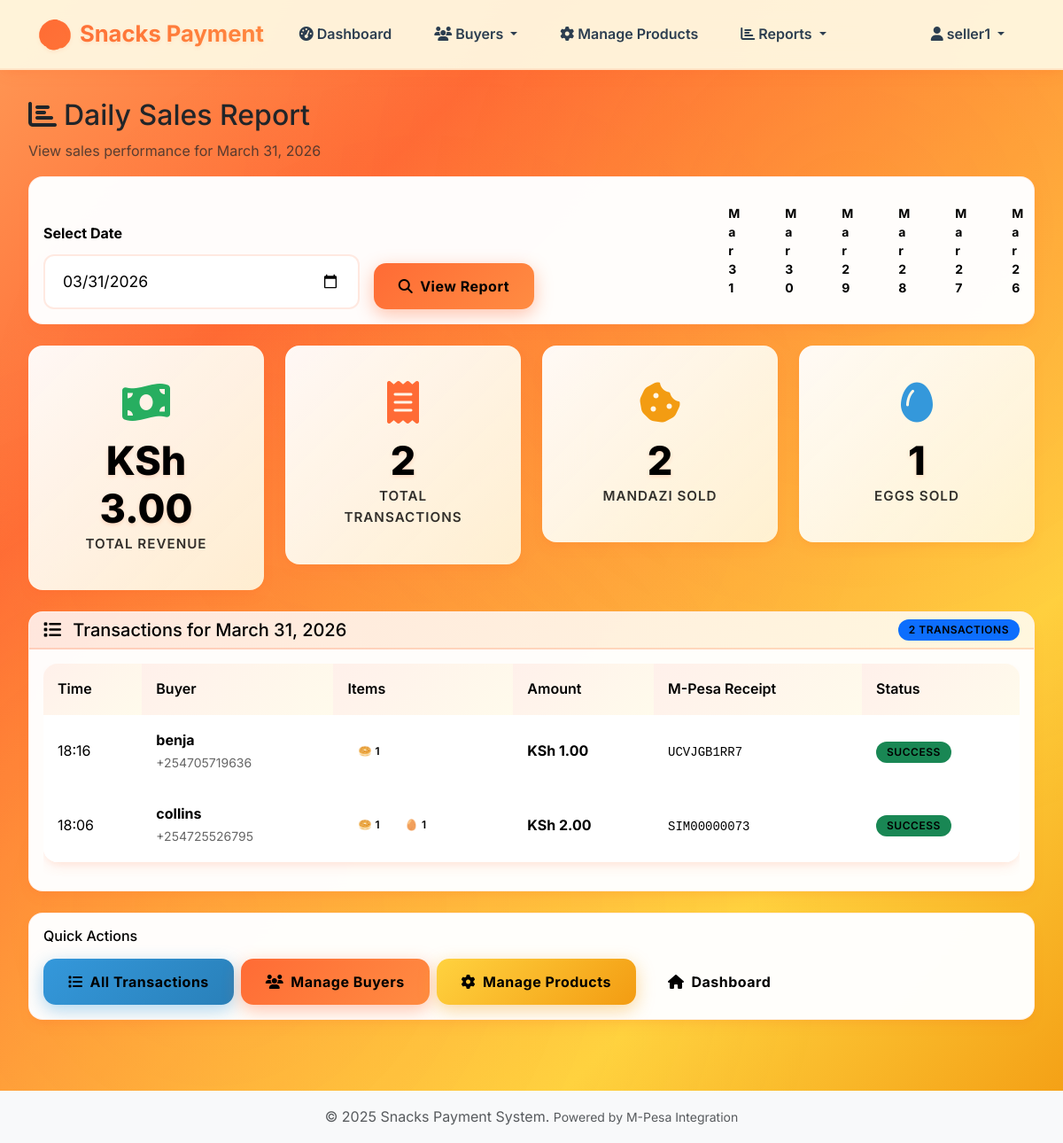
The app's page /reports/daily-sales/ (signed in) with its own data.
### apps/accounts/models.py (models this page shows, shortened)
class User(AbstractUser):
    ROLE_CHOICES = [
        ('SELLER', 'Seller'),
        ('BUYER', 'Buyer'),
    ]
    phone_number = models.CharField(max_length=15, unique=True)
    role = models.CharField(max_length=10, choices=ROLE_CHOICES, default='BUYER')
    created_by = models.ForeignKey(
        'self',
        on_delete=models.CASCADE,
        null=True,
        blank=True,
        related_name='created_buyers'
    )
    objects = UserManager()
    def is_seller(self):
        return self.role == 'SELLER'
    def is_buyer(self):
        return self.role == 'BUYER'

### apps/payments/models.py (models this page shows, shortened)
class Transaction(models.Model):
    STATUS_CHOICES = [
        ('PENDING', 'Pending'),
        ('SUCCESS', 'Success'),
        ('FAILED', 'Failed'),
    ]
    consumption = models.OneToOneField(Consumption, on_delete=models.CASCADE, related_name='transaction')
    buyer = models.ForeignKey(User, on_delete=models.CASCADE, related_name='transactions')
    phone_number = models.CharField(max_length=15)
    amount = models.DecimalField(max_digits=10, decimal_places=2)
    mpesa_receipt_number = models.CharField(max_length=50, blank=True, null=True)
    mpesa_transaction_id = models.CharField(max_length=50, blank=True, null=True)
    checkout_request_id = models.CharField(max_length=50, blank=True, null=True)
    status = models.CharField(max_length=10, choices=STATUS_CHOICES, default='PENDING')
    created_at = models.DateTimeField(auto_now_add=True)
    updated_at = models.DateTimeField(auto_now=True)
    class Meta:
        ordering = ['-created_at']

class Consumption(models.Model):
    PAYMENT_STATUS_CHOICES = [
        ('PENDING', 'Pending'),
        ('PAID', 'Paid'),
        ('FAILED', 'Failed'),
    ]
    buyer = models.ForeignKey(User, on_delete=models.CASCADE, related_name='consumptions')
    mandazi_quantity = models.PositiveIntegerField(default=0)
    eggs_quantity = models.PositiveIntegerField(default=0)
    mandazi_price = models.DecimalField(max_digits=10, decimal_places=2)
    eggs_price = models.DecimalField(max_digits=10, decimal_places=2)
    total_amount = models.DecimalField(max_digits=10, decimal_places=2)
    payment_status = models.CharField(max_length=10, choices=PAYMENT_STATUS_CHOICES, default='PENDING')
    created_at = models.DateTimeField(auto_now_add=True)
    class Meta:
        ordering = ['-created_at']

### apps/reports/views.py (the view)
# urls.py: path('daily-sales/', views.daily_sales_report, name='daily_sales'),
@login_required
@seller_required
def daily_sales_report(request):
    date_str = request.GET.get('date')
    if date_str:
        try:
            report_date = datetime.strptime(date_str, '%Y-%m-%d').date()
        except ValueError:
            report_date = timezone.now().date()
    else:
        report_date = timezone.now().date()
    sales_summary = get_daily_sales_summary(report_date)
    recent_dates = []
    for i in range(7):
        date = timezone.now().date() - timedelta(days=i)
        recent_dates.append(date)
    context = {
        'sales_summary': sales_summary,
        'report_date': report_date,
        'recent_dates': recent_dates
    }
    return render(request, 'reports/daily_sales.html', context)

### templates/reports/daily_sales.html (shortened to what this page needs)
{% extends 'base.html' %}
{% block content %}
<div class="row">
    <div class="col-12">
        <h2><i class="fas fa-chart-bar me-2"></i>Daily Sales Report</h2>
        <p class="text-muted">View sales performance for {{ sales_summary.date|date:"F d, Y" }}</p>
    </div>
</div>
<div class="row mb-4">
    <div class="col-12">
        <div class="card">
            <div class="card-body">
                <form method="get" class="row g-3 align-items-end">
                    <div class="col-md-4">
                        <label for="date" class="form-label">Select Date</label>
                        <input type="date" class="form-control" id="date" name="date"
                               value="{{ report_date|date:'Y-m-d' }}">
                    </div>
                    <div class="col-md-4">
                        <button type="submit" class="btn btn-primary">
                            <i class="fas fa-search me-2"></i>View Report
                        </button>
                    </div>
                    <div class="col-md-4">
                        <div class="d-flex gap-2">
                            {% for date in recent_dates %}
                                <a href="?date={{ date|date:'Y-m-d' }}"
                                   class="btn btn-outline-secondary btn-sm">
                                    {{ date|date:"M d" }}
                                </a>
                            {% endfor %}
                        </div>
                    </div>
                </form>
            </div>
        </div>
    </div>
</div>
<div class="row g-4 mb-4">
    <div class="col-lg-3 col-md-6">
        <div class="card stats-card border-0">
            <div class="card-body text-center">
                <i class="fas fa-money-bill-wave fa-3x text-success mb-3"></i>
                <h3>KSh {{ sales_summary.total_amount|floatformat:2 }}</h3>
                <p class="card-title mb-0">Total Revenue</p>
            </div>
        </div>
    </div>
    <div class="col-lg-3 col-md-6">
        <div class="card stats-card border-0">
            <div class="card-body text-center">
                <i class="fas fa-receipt fa-3x text-primary mb-3"></i>
                <h3>{{ sales_summary.total_transactions }}</h3>
                <p class="card-title mb-0">Total Transactions</p>
            </div>
        </div>
    </div>
    <div class="col-lg-3 col-md-6">
        <div class="card stats-card border-0">
            <div class="card-body text-center">
                <i class="fas fa-cookie-bite fa-3x text-warning mb-3"></i>
                <h3>{{ sales_summary.total_mandazi_sold }}</h3>
                <p class="card-title mb-0">Mandazi Sold</p>
            </div>
        </div>
    </div>
    <div class="col-lg-3 col-md-6">
        <div class="card stats-card border-0">
            <div class="card-body text-center">
                <i class="fas fa-egg fa-3x text-info mb-3"></i>
                <h3>{{ sales_summary.total_eggs_sold }}</h3>
                <p class="card-title mb-0">Eggs Sold</p>
            </div>
        </div>
    </div>
</div>
<div class="row">
    <div class="col-12">
        <div class="card">
            <div class="card-header d-flex justify-content-between align-items-center">
                <h5 class="mb-0">
                    <i class="fas fa-list me-2"></i>
                    Transactions for {{ sales_summary.date|date:"F d, Y" }}
                </h5>
                <span class="badge bg-primary">{{ sales_summary.transactions.count }} transactions</span>
            </div>
            <div class="card-body">
                {% if sales_summary.transactions %}
                    <div class="table-responsive">
                        <table class="table table-hover">
                            <thead>
                                <tr>
                                    <th>Time</th>
                                    <th>Buyer</th>
                                    <th>Items</th>
                                    <th>Amount</th>
                                    <th>M-Pesa Receipt</th>
                                    <th>Status</th>
                                </tr>
                            </thead>
                            <tbody>
                                {% for transaction in sales_summary.transactions %}
                                <tr>
                                    <td>{{ transaction.created_at|date:"H:i" }}</td>
                                    <td>
                                        <strong>{{ transaction.buyer.username }}</strong>
                                        <br><small class="text-muted">{{ transaction.phone_number }}</small>
                                    </td>
                                    <td>
                                        <div class="d-flex flex-wrap gap-1">
                                            {% if transaction.consumption.mandazi_quantity > 0 %}
                                                <span class="badge" style="background: var(--gradient-mandazi); color: white;">
                                                    🥯 {{ transaction.consumption.mandazi_quantity }}
                                                </span>
                                            {% endif %}
                                            {% if transaction.consumption.eggs_quantity > 0 %}
                                                <span class="badge" style="background: var(--gradient-eggs); color: var(--dark-color);">
                                                    🥚 {{ transaction.consumption.eggs_quantity }}
                                                </span>
                                            {% endif %}
                                        </div>
                                    </td>
                                    <td><strong>KSh {{ transaction.amount }}</strong></td>
                                    <td>
                                        {% if transaction.mpesa_receipt_number %}
                                            <code class="small">{{ transaction.mpesa_receipt_number }}</code>
                                        {% else %}
                                            <span class="text-muted">-</span>
                                        {% endif %}
                                    </td>
                                    <td>
                                        {% if transaction.status == 'SUCCESS' %}
                                            <span class="badge bg-success">Success</span>
                                        {% elif transaction.status == 'FAILED' %}
                                            <span class="badge bg-danger">Failed</span>
                                        {% else %}
                                            <span class="badge bg-warning">Pending</span>
                                        {% endif %}
                                    </td>
                                </tr>
                                {% endfor %}
                            </tbody>
                        </table>
                    </div>
                {% else %}
                    <div class="text-center py-5">
                        <i class="fas fa-chart-bar fa-3x text-muted mb-3"></i>
                        <h5>No Sales Today</h5>
                        <p class="text-muted">No transactions recorded for {{ sales_summary.date|date:"F d, Y" }}</p>
                    </div>
                {% endif %}
            </div>
        </div>
    </div>
</div>
<div class="row mt-4">
    <div class="col-12">
        <div class="card">
            <div class="card-body">
                <h6 class="mb-3">Quick Actions</h6>
                <div class="d-flex flex-wrap gap-2">
                    <a href="{% url 'reports:all_transactions' %}" class="btn btn-info">
                        <i class="fas fa-list me-2"></i>All Transactions
                    </a>
                    <a href="{% url 'accounts:manage_buyers' %}" class="btn btn-primary">
                        <i class="fas fa-users me-2"></i>Manage Buyers
                    </a>
                    <a href="{% url 'products:manage_products' %}" class="btn btn-warning">
                        <i class="fas fa-cog me-2"></i>Manage Products
                    </a>
                    <a href="{% url 'accounts:dashboard' %}" class="btn btn-outline-secondary">
                        <i class="fas fa-home me-2"></i>Dashboard
                    </a>
                </div>
            </div>
        </div>
    </div>
</div>
{% endblock %}

### templates/navbar.html (shortened to what this page needs)
{% load static %}
<nav class="navbar navbar-expand-lg sticky-top">
    <div class="container">
        <a class="navbar-brand d-flex align-items-center" href="{% url 'accounts:dashboard' %}">
            <span class="fs-2 me-2 food-emoji">🍪</span>
            <span class="fw-bold">Snacks Payment</span>
        </a>
        {% if user.is_authenticated %}
            <div class="collapse navbar-collapse" id="navbarNav">
                <ul class="navbar-nav me-auto">
                    <li class="nav-item">
                        <a class="nav-link" href="{% url 'accounts:dashboard' %}">
                            <i class="fas fa-tachometer-alt me-1"></i>Dashboard
                        </a>
                    </li>
                    {% if user.is_seller %}
                        <li class="nav-item dropdown">
                            <a class="nav-link dropdown-toggle" href="#" id="buyersDropdown" role="button" data-bs-toggle="dropdown">
                                <i class="fas fa-users me-1"></i>Buyers
                            </a>
                        </li>
                        <li class="nav-item">
                            <a class="nav-link" href="{% url 'products:manage_products' %}">
                                <i class="fas fa-cog me-1"></i>Manage Products
                            </a>
                        </li>
                        <li class="nav-item dropdown">
                            <a class="nav-link dropdown-toggle" href="#" id="reportsDropdown" role="button" data-bs-toggle="dropdown">
                                <i class="fas fa-chart-bar me-1"></i>Reports
                            </a>
                        </li>
                    {% endif %}
                </ul>
                <ul class="navbar-nav">
                    <li class="nav-item dropdown">
                        <a class="nav-link dropdown-toggle" href="#" id="userDropdown" role="button" data-bs-toggle="dropdown">
                            <i class="fas fa-user me-1"></i>{{ user.username }}
                        </a>
                    </li>
                </ul>
            </div>
        {% endif %}
    </div>
</nav>

### records on screen
User: username "seller1"
Transaction: status "SUCCESS"
Transaction: status "SUCCESS"

### other values on screen
{{ sales_summary.date|date:"F d, Y" }} "March 31, 2026"
{{ date|date:"M d" }} "Mar 31" "Mar 30" "Mar 29" "Mar 28" "Mar 27" "Mar 26"
{{ sales_summary.total_amount|floatformat:2 }} "3.00"
{{ sales_summary.total_transactions }} "2"
{{ sales_summary.total_mandazi_sold }} "2"
{{ sales_summary.total_eggs_sold }} "1"
{{ sales_summary.transactions.count }} "2"
